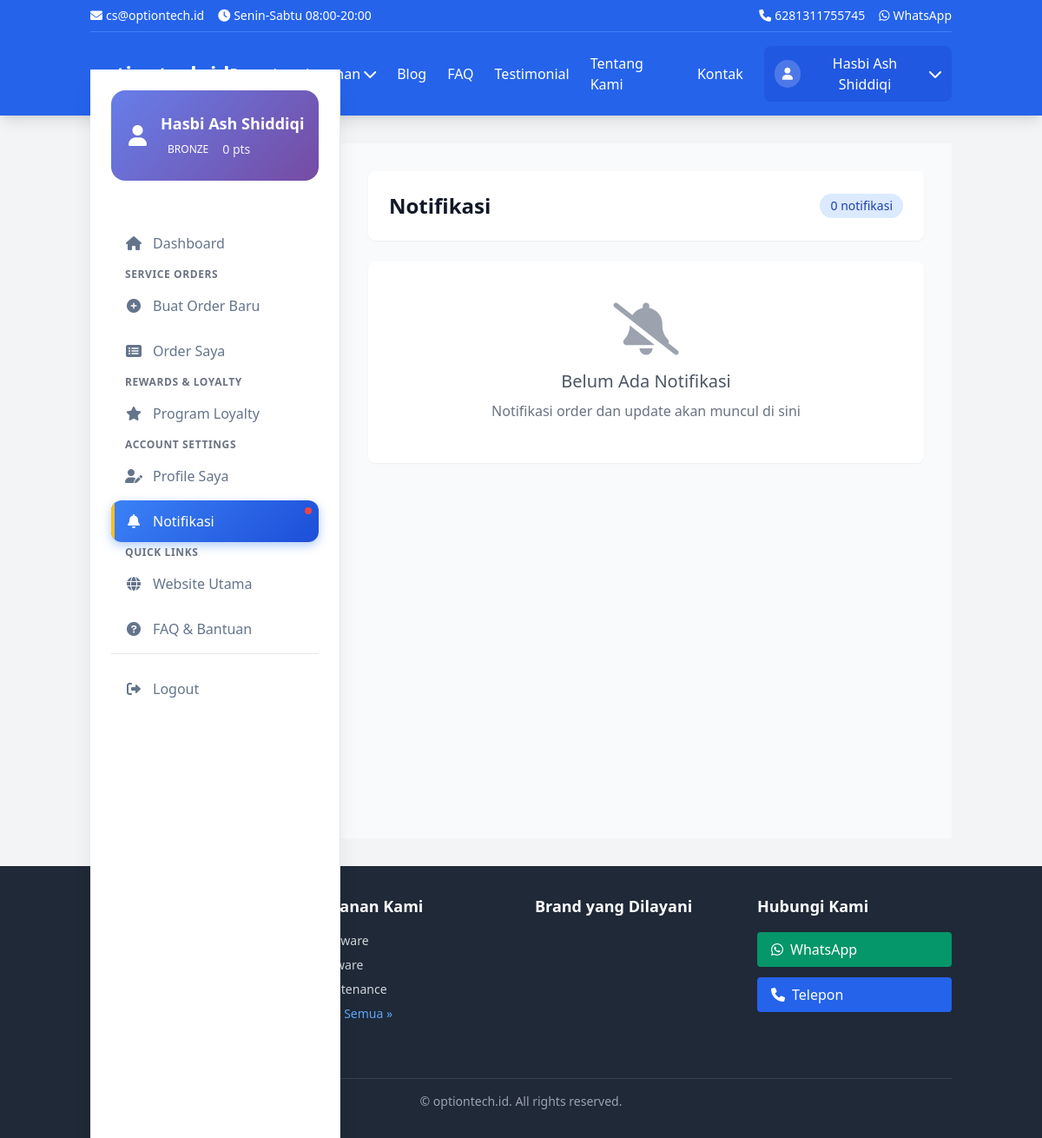
The app's page /customer/notifications/ (signed in), older data.
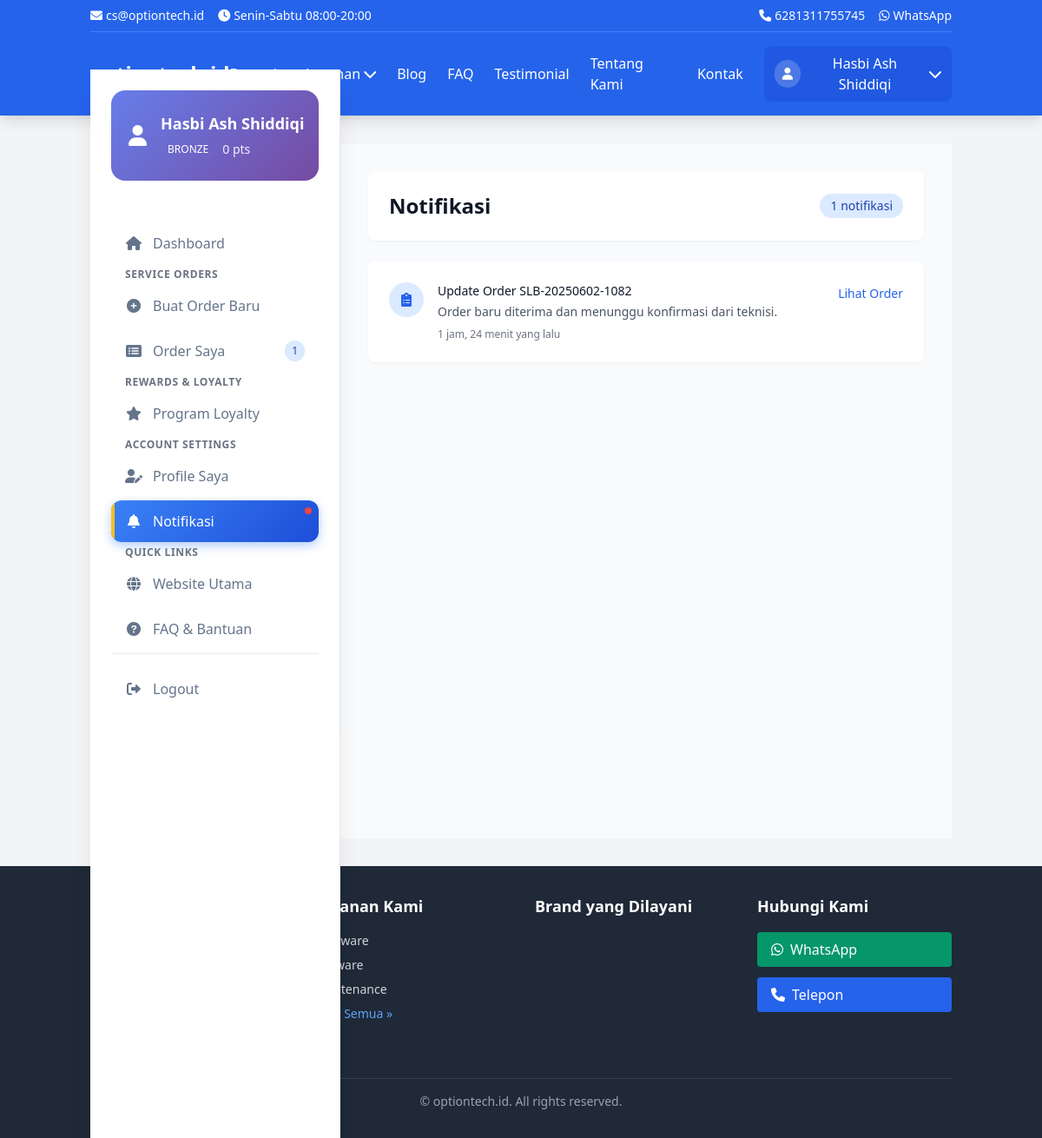
The same page, newer data.
### services/models.py (models this page shows, shortened)
class ServiceCategory(TimeStampedModel):
    name = models.CharField(max_length=100)
    slug = models.SlugField(unique=True, blank=True)
    description = models.TextField(blank=True)
    icon = models.CharField(max_length=255, blank=True)
    order = models.IntegerField(default=0, help_text="Urutan tampil")
    class Meta:
        ordering = ['order', 'name']
        verbose_name = "Service Category"
        verbose_name_plural = "Service Categories"

### customers/models.py (models this page shows, shortened)
class ServiceOrder(TimeStampedModel):
    STATUS_CHOICES = [
        ('PENDING', 'Menunggu Konfirmasi'),
        ('CONFIRMED', 'Dikonfirmasi'),
        ('IN_PROGRESS', 'Sedang Dikerjakan'),
        ('WAITING_PARTS', 'Menunggu Spare Part'),
        ('TESTING', 'Testing & Quality Check'),
        ('COMPLETED', 'Selesai'),
        ('DELIVERED', 'Sudah Diambil'),
        ('CANCELLED', 'Dibatalkan'),
    ]
    PRIORITY_CHOICES = [
        ('LOW', 'Normal'),
        ('MEDIUM', 'Prioritas'),
        ('HIGH', 'Express'),
        ('URGENT', 'Emergency')
    ]
    order_number = models.CharField(max_length=20, unique=True)
    customer = models.ForeignKey(CustomerProfile, on_delete=models.CASCADE, related_name='orders')
    service = models.ForeignKey(Service, on_delete=models.CASCADE)
    device_brand = models.CharField(max_length=50)
    device_model = models.CharField(max_length=100)
    device_serial = models.CharField(max_length=100, blank=True)
    device_condition = models.TextField(help_text="Kondisi awal device saat diterima")
    problem_description = models.TextField()
    status = models.CharField(max_length=20, choices=STATUS_CHOICES, default='PENDING')
    priority = models.CharField(max_length=10, choices=PRIORITY_CHOICES, default='LOW')
    estimated_completion = models.DateTimeField(null=True, blank=True)
    actual_completion = models.DateTimeField(null=True, blank=True)
    estimated_cost = models.DecimalField(max_digits=10, decimal_places=2, default=0)
    final_cost = models.DecimalField(max_digits=10, decimal_places=2, default=0)
    discount_amount = models.DecimalField(max_digits=10, decimal_places=2, default=0)
    total_paid = models.DecimalField(max_digits=10, decimal_places=2, default=0)
    assigned_technician = models.CharField(max_length=100, blank=True)
    internal_notes = models.TextField(blank=True, help_text="Internal notes for technicians")
    customer_notes = models.TextField(blank=True, help_text="Notes visible to customer")
    warranty_period = models.IntegerField(default=30, help_text="Warranty period in days")
    warranty_expiry = models.DateTimeField(null=True, blank=True)
    class Meta:
        ordering = ['-created_at']
        verbose_name = "Service Order"
        verbose_name_plural = "Service Orders"

class ServiceUpdate(TimeStampedModel):
    order = models.ForeignKey(ServiceOrder, on_delete=models.CASCADE, related_name='updates')
    status = models.CharField(max_length=20, choices=ServiceOrder.STATUS_CHOICES)
    message = models.TextField()
    is_visible_to_customer = models.BooleanField(default=True)
    created_by = models.CharField(max_length=100, default='System')
    class Meta:
        ordering = ['-created_at']

### customers/views.py (the view, shortened to what this page needs)
# urls.py: path('notifications/', views.notifications_view, name='notifications'),
@login_required
def notifications_view(request):
    try:
        profile = request.user.customerprofile
    except CustomerProfile.DoesNotExist:
        profile = CustomerProfile.objects.create(user=request.user)
    notifications = []
    recent_updates = []
    for order in ServiceOrder.objects.filter(customer=profile)[:10]:
        for update in order.updates.filter(is_visible_to_customer=True)[:2]:
            recent_updates.append({
                'type': 'order_update',
                'title': f'Update Order {order.order_number}',
                'message': update.message,
                'date': update.created_at,
                'order': order
            })
    notifications = sorted(recent_updates, key=lambda x: x['date'], reverse=True)[:20]
    context = {
        'notifications': notifications,
        'profile': profile,
        'page_title': 'Notifikasi - Service Laptop Bandung'
    }
    return render(request, 'customers/notifications.html', context)

### core/context_processors.py (called while the page is built)
def business_info(request):
    try:
        business = BusinessInfo.objects.first()
        return {'business_info': business}
    except BusinessInfo.DoesNotExist:
        return {'business_info': None}

def navigation_data(request):
    return {
        'nav_service_categories': ServiceCategory.objects.all()[:5],
        'nav_brands': LaptopBrand.objects.filter(is_supported=True)[:8]
    }

### templates/customers/notifications.html (shortened to what this page needs)
{% extends 'customers/base_customer.html' %}
{% load static %}
{% block customer_content %}
<div class="space-y-6">
    <div class="bg-white rounded-lg shadow-sm p-6">
        <div class="flex items-center justify-between">
            <h1 class="text-2xl font-bold text-gray-900">Notifikasi</h1>
            <span class="bg-blue-100 text-blue-800 text-sm px-3 py-1 rounded-full">
                {{ notifications|length }} notifikasi
            </span>
        </div>
    </div>
    {% if notifications %}
    <div class="bg-white rounded-lg shadow-sm">
        <div class="divide-y divide-gray-200">
            {% for notification in notifications %}
            <div class="p-6 hover:bg-gray-50 transition-colors">
                <div class="flex items-start space-x-4">
                    <div class="flex-shrink-0">
                        {% if notification.type == 'order_update' %}
                        <div class="bg-blue-100 w-10 h-10 rounded-full flex items-center justify-center">
                            <i class="fas fa-clipboard-list text-blue-600"></i>
                        </div>
                        {% elif notification.type == 'points' %}
                        <div class="bg-green-100 w-10 h-10 rounded-full flex items-center justify-center">
                            <i class="fas fa-coins text-green-600"></i>
                        </div>
                        {% else %}
                        <div class="bg-gray-100 w-10 h-10 rounded-full flex items-center justify-center">
                            <i class="fas fa-bell text-gray-600"></i>
                        </div>
                        {% endif %}
                    </div>
                    <div class="flex-1 min-w-0">
                        <h3 class="text-sm font-medium text-gray-900">
                            {{ notification.title }}
                        </h3>
                        <p class="text-sm text-gray-600 mt-1">
                            {{ notification.message }}
                        </p>
                        <p class="text-xs text-gray-500 mt-2">
                            {{ notification.date|timesince }} yang lalu
                        </p>
                    </div>
                    {% if notification.order %}
                    <div class="flex-shrink-0">
                        <a href="{% url 'customers:order_detail' notification.order.order_number %}"
                           class="text-blue-600 hover:text-blue-800 text-sm font-medium">
                            Lihat Order
                        </a>
                    </div>
                    {% endif %}
                </div>
            </div>
            {% endfor %}
        </div>
    </div>
    {% else %}
    <div class="bg-white rounded-lg shadow-sm p-12 text-center">
        <i class="fas fa-bell-slash text-gray-400 text-6xl mb-4"></i>
        <h3 class="text-xl text-gray-600 mb-2">Belum Ada Notifikasi</h3>
        <p class="text-gray-500">Notifikasi order dan update akan muncul di sini</p>
    </div>
    {% endif %}
</div>
{% endblock %}

### templates/customers/base_customer.html (shortened to what the changed rows need)
{% extends 'base.html' %}
{% load static %}
{% block content %}
<div class="min-h-screen bg-gray-50">
    <div class="desktop-sidebar hidden lg:fixed lg:inset-y-0 lg:flex lg:w-72 lg:flex-col lg:pt-20 z-30">
        <div class="flex flex-col flex-1 bg-white shadow-xl border-r border-gray-200">
            <nav class="flex-1 px-6 pb-6 sidebar-nav">
                <div class="space-y-1">
                    <div class="nav-item">
                        <a href="{% url 'customers:orders' %}"
                           class="nav-link {% if 'orders' in request.resolver_match.url_name and request.resolver_match.url_name != 'create_order' %}active{% endif %}">
                            <div class="nav-icon">
                                <i class="fas fa-list-alt"></i>
                            </div>
                            <span>Order Saya</span>
                            {% if user.customerprofile %}
                                {% with active_orders=user.customerprofile.orders.all|length %}
                                    {% if active_orders > 0 %}
                                    <span class="ml-auto bg-blue-100 text-blue-800 text-xs px-2 py-1 rounded-full">
                                        {{ active_orders }}
                                    </span>
                                    {% endif %}
                                {% endwith %}
                            {% endif %}
                        </a>
                    </div>
                </div>
            </nav>
        </div>
    </div>
    <div class="lg:pl-72">
        <main class="main-content p-4 lg:p-8">
            {% block customer_content %}
            {% endblock %}
        </main>
    </div>
</div>
{% endblock %}

### templates/base.html (shortened to what the changed rows need)
<!DOCTYPE html>
<html lang="id">
<head>
    {% block og_image %}{% load static %}{{ request.scheme }}://{{ request.get_host }}{% static 'img/logo-og.jpg' %}{% endblock %}">
    {% load schema_tags %}
    {% load static %}
    <link href="https://cdn.jsdelivr.net/npm/tailwindcss@2.2.19/dist/tailwind.min.css" rel="stylesheet">
    <link rel="stylesheet" href="https://cdnjs.cloudflare.com/ajax/libs/font-awesome/6.0.0/css/all.min.css">
</head>
<body class="bg-gray-100 min-h-screen flex flex-col">
<main class="flex-grow container mx-auto px-4 py-8">
    {% block content %}
    {% endblock %}
</main>
<footer class="bg-gray-800 text-white mt-auto">
    <div class="container mx-auto px-4 py-8">
        <div class="grid md:grid-cols-4 gap-8">
            <div>
                <ul class="space-y-2 text-sm">
                    {% for category in nav_service_categories %}
                        <li>
                            <a href="{% url 'services:category' category.slug %}"
                               class="text-gray-300 hover:text-white">
                                {{ category.name }}
                            </a>
                        </li>
                    {% endfor %}
                </ul>
            </div>
        </div>
    </div>
</footer>
</body>
</html>

Row changes from the older to the newer data that the page shows:
added ServiceOrder: title "Update Order SLB-20250602-1082", message "Order baru diterima dan menunggu konfirmasi dari teknisi.", date "1 jam, 24 menit"
Text that changed along with them:
{{ active_orders }}: (not shown) → "1"
{{ notifications|length }}: "0" → "1"
text no longer shown: "Belum Ada Notifikasi Notifikasi order dan update akan muncul di sini"
